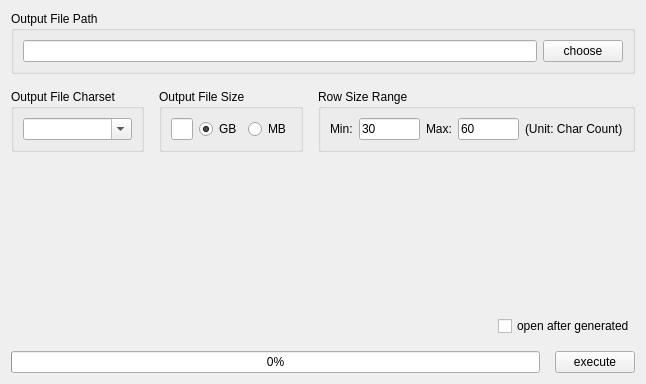
<?xml version="1.0" encoding="UTF-8"?>
<ui version="4.0">
 <class>BigFileGenerator</class>
 <widget class="QWidget" name="BigFileGenerator">
  <property name="geometry">
   <rect>
    <x>0</x>
    <y>0</y>
    <width>646</width>
    <height>384</height>
   </rect>
  </property>
  <property name="windowTitle">
   <string>BigFileGenerator</string>
  </property>
  <layout class="QVBoxLayout" name="verticalLayout">
   <property name="spacing">
    <number>15</number>
   </property>
   <item>
    <widget class="QGroupBox" name="layoutAreaFilePath">
     <property name="title">
      <string>Output File Path</string>
     </property>
     <layout class="QHBoxLayout" name="horizontalLayout_5">
      <item>
       <widget class="QLineEdit" name="outputPathLineEdit"/>
      </item>
      <item>
       <widget class="QPushButton" name="outputPathChooseButton">
        <property name="text">
         <string>choose</string>
        </property>
       </widget>
      </item>
     </layout>
    </widget>
   </item>
   <item>
    <layout class="QHBoxLayout" name="layoutAreaRow2">
     <item>
      <widget class="QGroupBox" name="layoutAreaFileCharset">
       <property name="title">
        <string>Output File Charset</string>
       </property>
       <property name="flat">
        <bool>false</bool>
       </property>
       <layout class="QHBoxLayout" name="horizontalLayout_6">
        <item>
         <widget class="QComboBox" name="charsetComboBox">
          <property name="sizePolicy">
           <sizepolicy hsizetype="Expanding" vsizetype="Fixed">
            <horstretch>0</horstretch>
            <verstretch>0</verstretch>
           </sizepolicy>
          </property>
          <property name="editable">
           <bool>true</bool>
          </property>
          <property name="currentText">
           <string/>
          </property>
          <property name="maxVisibleItems">
           <number>30</number>
          </property>
         </widget>
        </item>
       </layout>
      </widget>
     </item>
     <item>
      <widget class="QGroupBox" name="layoutAreaFileSize">
       <property name="title">
        <string>Output File Size</string>
       </property>
       <layout class="QHBoxLayout" name="horizontalLayout">
        <item>
         <widget class="QLineEdit" name="sizeText">
          <property name="sizePolicy">
           <sizepolicy hsizetype="Expanding" vsizetype="Fixed">
            <horstretch>0</horstretch>
            <verstretch>0</verstretch>
           </sizepolicy>
          </property>
          <property name="alignment">
           <set>Qt::AlignLeading|Qt::AlignLeft|Qt::AlignVCenter</set>
          </property>
         </widget>
        </item>
        <item>
         <widget class="QRadioButton" name="gbRadioButton">
          <property name="text">
           <string>GB</string>
          </property>
          <property name="checked">
           <bool>true</bool>
          </property>
         </widget>
        </item>
        <item>
         <widget class="QRadioButton" name="mbRadioButton">
          <property name="text">
           <string>MB</string>
          </property>
          <property name="checked">
           <bool>false</bool>
          </property>
         </widget>
        </item>
       </layout>
      </widget>
     </item>
     <item>
      <widget class="QGroupBox" name="layoutAreaRowSizeRange">
       <property name="title">
        <string>Row Size Range</string>
       </property>
       <layout class="QHBoxLayout" name="horizontalLayout_3">
        <item>
         <widget class="QLabel" name="labelMin">
          <property name="text">
           <string>Min:</string>
          </property>
         </widget>
        </item>
        <item>
         <widget class="QLineEdit" name="minRowSizeLineEdit">
          <property name="text">
           <string>30</string>
          </property>
         </widget>
        </item>
        <item>
         <widget class="QLabel" name="labelMax">
          <property name="text">
           <string>Max:</string>
          </property>
         </widget>
        </item>
        <item>
         <widget class="QLineEdit" name="maxRowSizeLineEdit">
          <property name="text">
           <string>60</string>
          </property>
         </widget>
        </item>
        <item>
         <widget class="QLabel" name="labelComment">
          <property name="text">
           <string>(Unit: Char Count)</string>
          </property>
         </widget>
        </item>
       </layout>
      </widget>
     </item>
    </layout>
   </item>
   <item>
    <spacer name="verticalSpacer">
     <property name="orientation">
      <enum>Qt::Vertical</enum>
     </property>
     <property name="sizeHint" stdset="0">
      <size>
       <width>20</width>
       <height>136</height>
      </size>
     </property>
    </spacer>
   </item>
   <item>
    <layout class="QHBoxLayout" name="horizontalLayout_2">
     <item>
      <spacer name="horizontalSpacer">
       <property name="orientation">
        <enum>Qt::Horizontal</enum>
       </property>
       <property name="sizeHint" stdset="0">
        <size>
         <width>40</width>
         <height>20</height>
        </size>
       </property>
      </spacer>
     </item>
     <item>
      <widget class="QCheckBox" name="checkBox">
       <property name="text">
        <string>open after generated</string>
       </property>
      </widget>
     </item>
    </layout>
   </item>
   <item>
    <layout class="QHBoxLayout" name="horizontalLayout_4">
     <item>
      <widget class="QProgressBar" name="progressBar">
       <property name="value">
        <number>0</number>
       </property>
       <property name="textVisible">
        <bool>true</bool>
       </property>
       <property name="invertedAppearance">
        <bool>false</bool>
       </property>
       <property name="textDirection">
        <enum>QProgressBar::TopToBottom</enum>
       </property>
      </widget>
     </item>
     <item>
      <widget class="QPushButton" name="pushButton_2">
       <property name="text">
        <string>execute</string>
       </property>
      </widget>
     </item>
    </layout>
   </item>
  </layout>
 </widget>
 <resources/>
 <connections/>
</ui>
